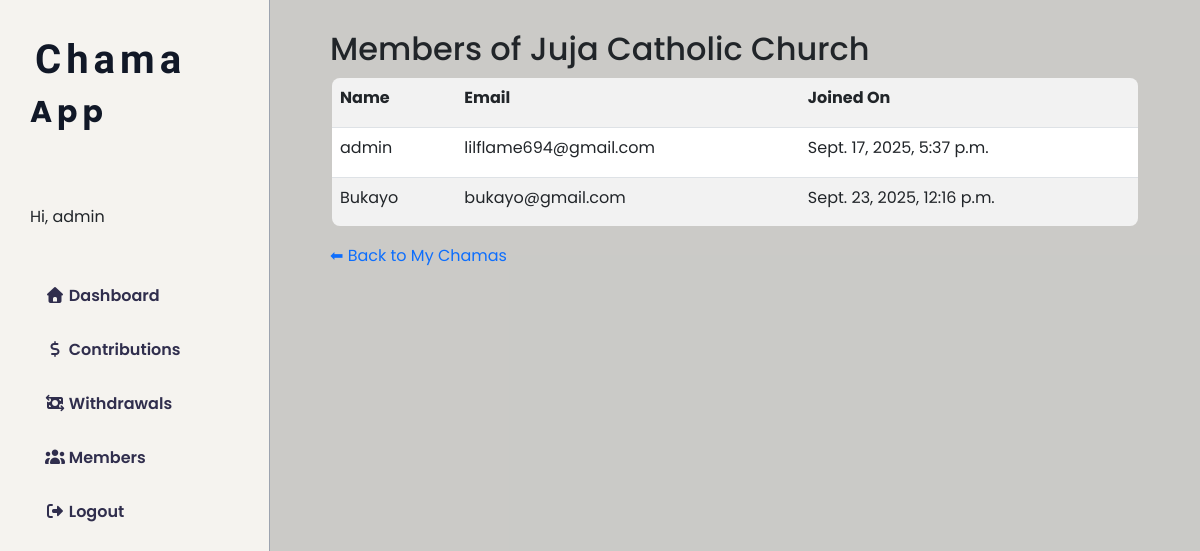
Before: /members/2/ (signed in) with the older database file.
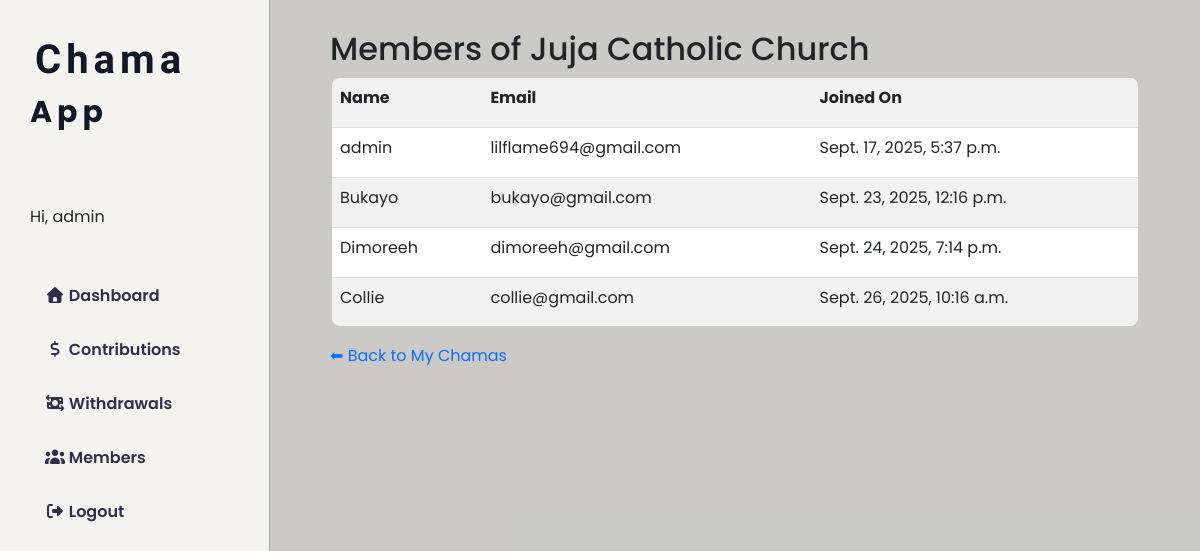
After: the same page with the newer database file.
### app/models.py (models this page shows, shortened)
class Member(models.Model):
    ROLE_CHOICES = [
        ('leader', 'Leader'),
        ('member', 'Member'),
    ]
    user = models.ForeignKey(settings.AUTH_USER_MODEL, on_delete=models.CASCADE)
    chama = models.ForeignKey('Chama', on_delete=models.CASCADE, related_name='members')
    role = models.CharField(max_length=15, choices=ROLE_CHOICES, default='member')
    joined_at = models.DateTimeField(auto_now_add=True)
    class Meta:
        unique_together = ('user', 'chama') # prevents duplicate membership
    """
    How Member Management Works:

    1. When someone creates a Chama, they are automatically assigned as Leader in the Member table.
    2. The Leader can later invite/add members by selecting existing users or entering their email/username.
    3. Each user can belong to multiple Chamas.
    """

class CustomUser(AbstractUser):
    email = models.EmailField(unique=True)
    phone_number = models.CharField(max_length=15, blank=True, null=True)

### app/views.py (the view)
# urls.py: path("members/<int:chama_id>/", views.chama_members, name="chama_members"),
@login_required
def chama_members(request, chama_id):
    chama = get_object_or_404(Chama, id=chama_id, members__user=request.user)
    members = Member.objects.filter(chama=chama).select_related('user')
    context = {
        'chama': chama,
        'members': members
    }
    return render(request, 'app/chama_members.html', context)

### app/templates/app/chama_members.html (shortened to what this page needs)
{% extends 'app/base.html' %}
{% block content %}
<section class="contribution section">
  <div class="container-wrapper">
    <h2>Members of {{ chama.name }}</h2>
    <table border="1" class="table table-striped">
      <tr>
        <th>Name</th>
        <th>Email</th>
        <th>Joined On</th>
      </tr>
      {% for member in members %}
      <tr>
        <td>{{ member.user.username }}</td>
        <td>{{ member.user.email }}</td>
        <td>{{ member.joined_at }}</td>
      </tr>
      {% endfor %}
    </table>
    <a href="{% url 'members_home' %}">⬅ Back to My Chamas</a>
  </div>
</section>
{% endblock %}

Changed rows visible on the page:
added Member: user.username "Dimoreeh", user.email "dimoreeh@gmail.com", joined_at "Sept. 24, 2025, 7:14 p.m."
added Member: user.username "Collie", user.email "collie@gmail.com", joined_at "Sept. 26, 2025, 10:16 a.m."
